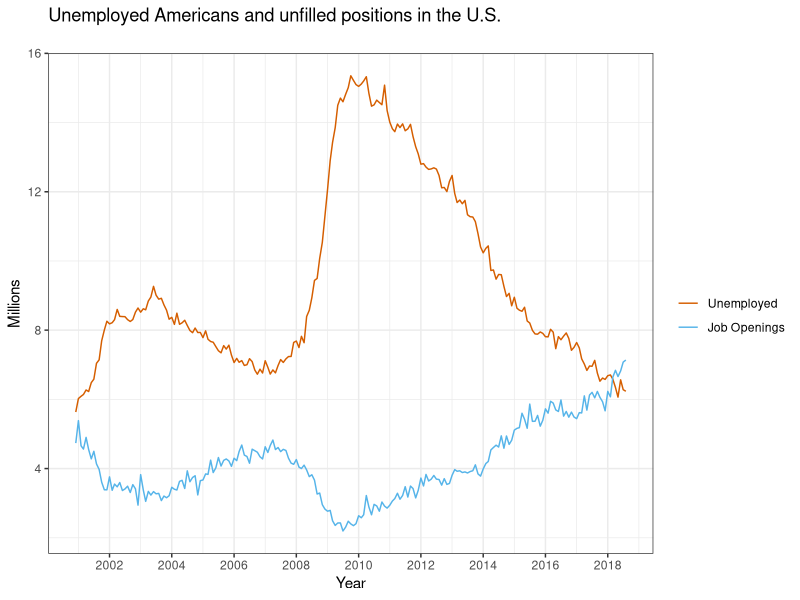
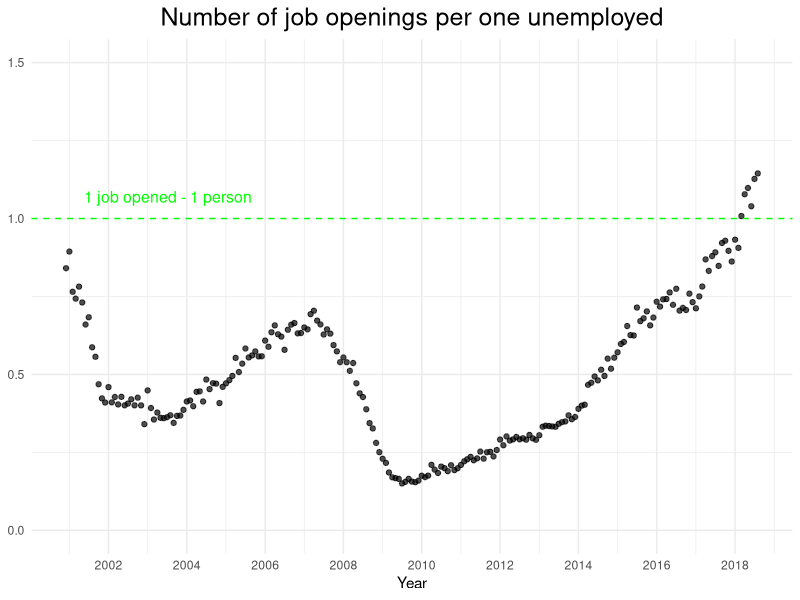

Reproduce these figures in R, in order.
## ---- chunk 1
knitr::opts_chunk$set(echo = TRUE)
library(ggplot2)
library(reshape)
library(scales)

data <- read.csv("unemployed_vs_jobs_openings.csv", header=TRUE)
data$DATE <- as.Date(data$DATE)
data <- melt(data, id.vars="DATE", measure.vars=c("UNEMPLOYED", "JOB_OPENINGS"))
library(dplyr)

unemployed <- filter(data, data$variable=="UNEMPLOYED")
openings <- filter(data, data$variable=="JOB_OPENINGS")
openings$value <- openings$value/unemployed$value
## ---- chunk 2
ggplot(data, aes(x=DATE, y=value/1e6, color=variable, group=variable)) + 
  geom_line() +
  labs(title="Unemployed Americans and unfilled positions in the U.S.\n", x="Year", y="Millions", color="") +
  scale_color_manual(labels=c("Unemployed", "Job Openings"), values=c("#D55E00", "#56B4E9")) +
  scale_x_date(date_breaks="2 years", labels=date_format("%Y")) +
  theme_bw()

## ---- chunk 3
ggplot(openings, aes(x = DATE, y = value)) + 
  geom_point(alpha=0.7) + theme_minimal() + 
  scale_y_continuous(limits = c(0, 1.5)) + 
  scale_x_date(date_breaks = "2 years", labels=date_format("%Y"), name = "Year") + 
  geom_hline(yintercept = 1, linetype = "dashed", color = "green") + 
  ggtitle(label = "Number of job openings per one unemployed") +
  annotate("text", label = "1 job opened - 1 person", x = as.Date("2003-07-10"), y = 1.07, color = "green", size = 4) +
  theme(
    plot.title = element_text(hjust = 0.5, size = 18, family = "Helvetica"),
    axis.title.y = element_blank()
  ) 
